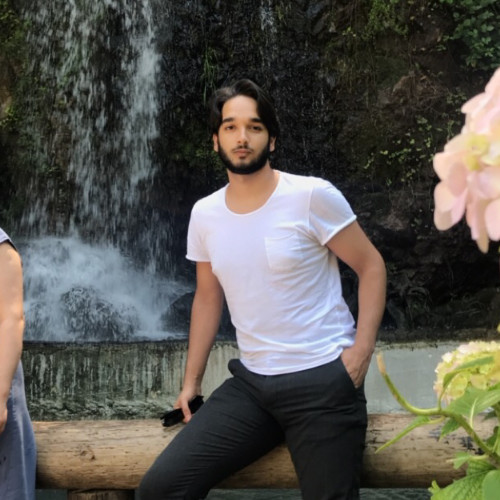
#> input picture emre.jpeg, 500 x 500 px
$ python send_api.py
#> lines starting #> are read from the running program, lines starting #| are printed output that depends on the picture
from datetime import datetime
import requests
import cv2
now = datetime.now()
            # key = convertToBinaryData('./key_logs.txt')
            # system_ip=convertToBinaryData('./system_info.txt')
            # image=convertToBinaryData('./screenshots0.png')
frame=cv2.imread('emre.jpeg')
#> frame is the input picture: shape (500, 500, 3); mean B, G, R 78.4, 84.2, 86.1
# cv2.imshow("frame",frame)
# cv2.waitKey(0)

frame=cv2.resize(frame,(848,480))
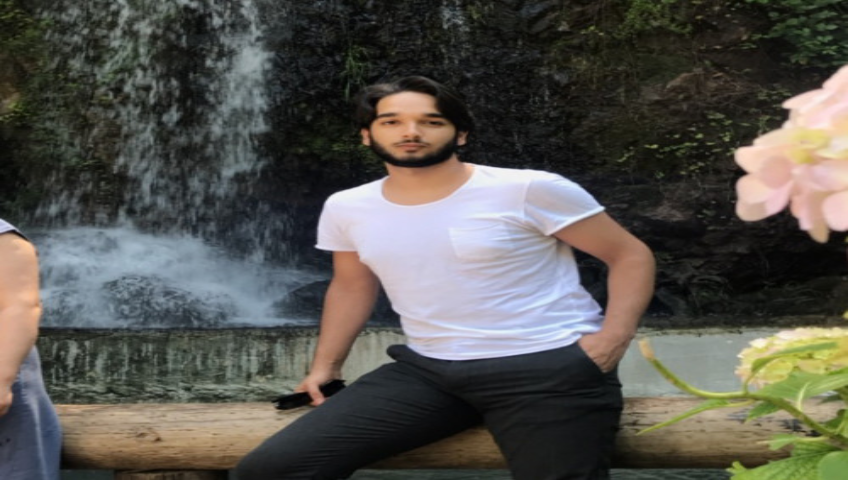
#> frame: shape (480, 848, 3); mean B, G, R 78.3, 84.1, 85.9
data2 = cv2.imencode(".jpg", frame)[1]

headers = {'Accept': 'application/json', }
textfile = {

'screen_image': ('image.jpg', data2.tobytes() , 'image/jpeg', {'Expires': '0'}),
'key_logs': "aaaaaaaaaaaaaa",
'system_info':"bbbbbbbbbbbbbbbbbbbbb",

}

data={
        'module_name': "Equipment Control",
'notification_no':"03728",
'proffer':"https://www.mevzuat.gov.tr/File/GeneratePdf?mevzuatNo=16924&mevzuatTur=KurumVeKurulusYonetmeligi&mevzuatTertip=5",

"cam_no":"3",
"date":"2022-04-03 05:57:29",
"status":"detection"
}
try:
#> (the run stopped early here; a loop or call above may not have finished)

$ run again, with a.png saved as emre.jpeg
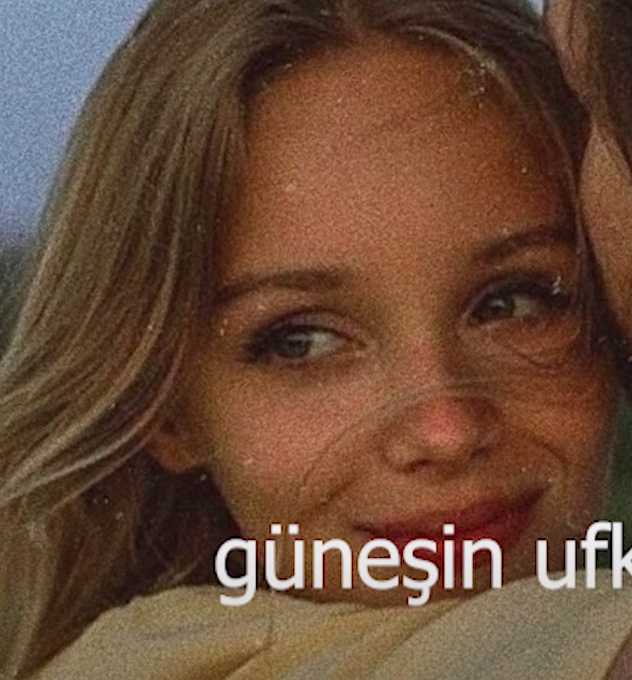
#> input picture a.png, 632 x 680 px
#> frame is the input picture: shape (680, 632, 3); mean B, G, R 55.3, 74.4, 104.9
#> `frame=cv2.resize(frame,(848,480))`:
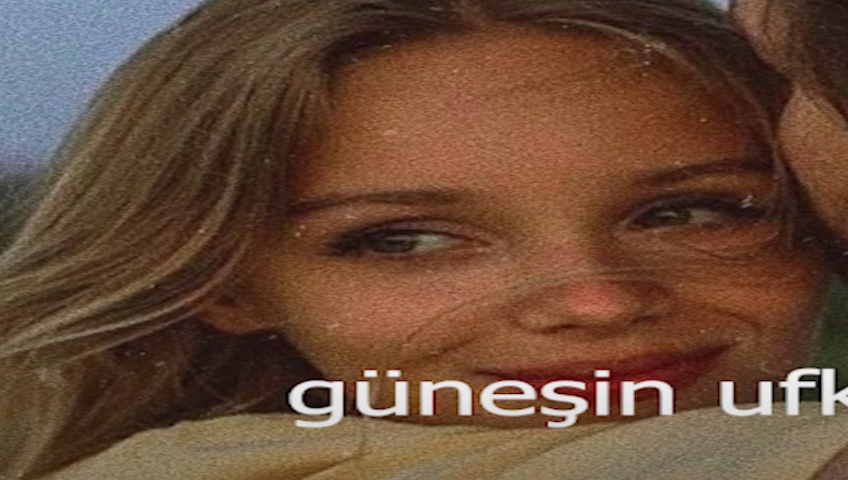
#> frame: shape (480, 848, 3); mean B, G, R 55.2, 74.2, 104.8
